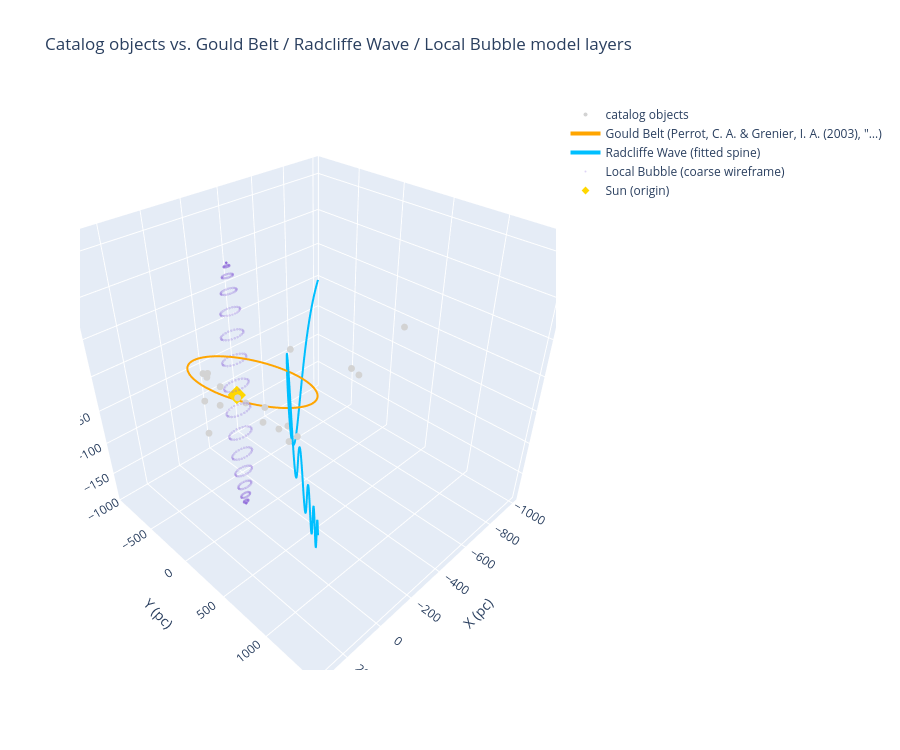

Notebook cell for this chart:
### Markdown cell above
## 4. Compare against the scientific model layers

Overlay the Gould Belt (tilted ellipse/annulus), the Radcliffe Wave (fitted
spine polyline), and the Local Bubble (simplified ellipsoid, coarse wireframe —
its full Euler-angle orientation is not reproduced here, this is a diagnostic
approximation only) on the same axes as the catalog objects, so the two kinds
of large-scale interpretation can be visually compared against the same
physical dataset (spec Idea.md §49's acceptance criterion) without moving any
catalog object by hand.

### Code cell
def gould_belt_ellipse_points(model, n=200):
    t = np.linspace(0, 2 * np.pi, n)
    x0 = model.major_radius_pc * np.cos(t)
    y0 = model.minor_radius_pc * np.sin(t)
    incl = np.radians(model.inclination_deg)
    x1, y1, z1 = x0, y0 * np.cos(incl), y0 * np.sin(incl)
    orient = np.radians(model.orientation_deg)
    x2 = x1 * np.cos(orient) - y1 * np.sin(orient)
    y2 = x1 * np.sin(orient) + y1 * np.cos(orient)
    z2 = z1
    return (
        x2 + model.center.x_pc,
        y2 + model.center.y_pc,
        z2 + model.center.z_pc,
    )


def local_bubble_wireframe_points(model, n_theta=16, n_phi=24):
    theta = np.linspace(0, np.pi, n_theta)
    phi = np.linspace(0, 2 * np.pi, n_phi)
    theta, phi = np.meshgrid(theta, phi)
    a, b, c = model.semi_axes_pc.a_pc, model.semi_axes_pc.b_pc, model.semi_axes_pc.c_pc
    x = a * np.sin(theta) * np.cos(phi) + model.center_pc.x_pc
    y = b * np.sin(theta) * np.sin(phi) + model.center_pc.y_pc
    z = c * np.cos(theta) + model.center_pc.z_pc
    return x.ravel(), y.ravel(), z.ravel()


gx, gy, gz = gould_belt_ellipse_points(gould_belt)
lx, ly, lz = local_bubble_wireframe_points(local_bubble)
rx = [p.x_pc for p in radcliffe_wave.points]
ry = [p.y_pc for p in radcliffe_wave.points]
rz = [p.z_pc for p in radcliffe_wave.points]

fig2 = go.Figure()
fig2.add_trace(go.Scatter3d(
    x=df["x_pc"], y=df["y_pc"], z=df["z_pc"],
    mode="markers", marker=dict(size=4, color="lightgray"),
    text=df["name"], name="catalog objects",
))
fig2.add_trace(go.Scatter3d(
    x=gx, y=gy, z=gz, mode="lines",
    line=dict(color="orange", width=4), name=f"Gould Belt ({gould_belt.source.reference[:40]}…)",
))
fig2.add_trace(go.Scatter3d(
    x=rx, y=ry, z=rz, mode="lines",
    line=dict(color="deepskyblue", width=4), name="Radcliffe Wave (fitted spine)",
))
fig2.add_trace(go.Scatter3d(
    x=lx, y=ly, z=lz, mode="markers",
    marker=dict(size=1.5, color="mediumpurple", opacity=0.3), name="Local Bubble (coarse wireframe)",
))
fig2.add_trace(go.Scatter3d(
    x=[0], y=[0], z=[0], mode="markers",
    marker=dict(size=6, color="gold", symbol="diamond"), name="Sun (origin)",
))
fig2.update_layout(
    title="Catalog objects vs. Gould Belt / Radcliffe Wave / Local Bubble model layers",
    scene=dict(xaxis_title="X (pc)", yaxis_title="Y (pc)", zaxis_title="Z (pc)"),
    height=750,
)
fig2.show()

### Figure 1 — Plotly figure (JSON) as saved in the notebook; plotly's stock layout.template omitted (floating-point values rounded to 4 significant figures; data arrays with more than 128 entries replaced by an {"elided": "..."} marker saying what was removed)
{"data": [{"marker": {"color": "lightgray", "size": 4}, "mode": "markers", "name": "catalog objects", "text": ["Sun", "Local Bubble", "Hyades", "Scorpius-Centaurus Association", "Pleiades", "Ophiuchus / Rho Ophiuchi Molecular Cloud", "Taurus Molecular Cloud", "Lupus Molecular Cloud", "Pipe Nebula", "Chamaeleon Molecular Cloud", "Perseus Molecular Cloud", "Vela Supernova Remnant", "Perseus OB2", "Orion OB1", "Vela OB2", "Cepheus Flare", "Orion Molecular Cloud Complex", "Cepheus OB3", "Cepheus OB2", "Cepheus OB4"], "type": "scatter3d", "x": [0.0, 10.2, -44.31, 125.6, -120.4, 132.3, -141.6, 135.3, 162.3, 93.53, -241.7, -32.87, -286.8, -297.5, -43.58, -157.1, -373.9, -295.5, -185.4, -475.4], "y": [0.0, 33.6, 0.2877, -19.02, 28.99, -15.77, 16.13, -51.94, 4.167, -179.7, 91.32, -290.8, 108.7, -151.0, -345.0, 308.9, -185.6, 759.4, 863.9, 885.6], "z": [0.0, 3.728e-14, -17.12, 43.67, -54.14, 39.71, -36.06, 42.38, 14.33, -55.41, -97.11, -14.25, -94.59, -105.8, -47.11, 61.32, -115.0, 42.48, 71.66, 88.28]}, {"line": {"color": "orange", "width": 4}, "mode": "lines", "name": "Gould Belt (Perrot, C. A. & Grenier, I. A. (2003), \"…)", "type": "scatter3d", "x": {"elided": "200 float values"}, "y": {"elided": "200 float values"}, "z": {"elided": "200 float values"}}, {"line": {"color": "deepskyblue", "width": 4}, "mode": "lines", "name": "Radcliffe Wave (fitted spine)", "type": "scatter3d", "x": {"elided": "1500 float values"}, "y": {"elided": "1500 float values"}, "z": {"elided": "1500 float values"}}, {"marker": {"color": "mediumpurple", "opacity": 0.3, "size": 1.5}, "mode": "markers", "name": "Local Bubble (coarse wireframe)", "type": "scatter3d", "x": {"elided": "384 float values"}, "y": {"elided": "384 float values"}, "z": {"elided": "384 float values"}}, {"marker": {"color": "gold", "size": 6, "symbol": "diamond"}, "mode": "markers", "name": "Sun (origin)", "type": "scatter3d", "x": [0], "y": [0], "z": [0]}], "layout": {"height": 750, "scene": {"xaxis": {"title": {"text": "X (pc)"}}, "yaxis": {"title": {"text": "Y (pc)"}}, "zaxis": {"title": {"text": "Z (pc)"}}}, "title": {"text": "Catalog objects vs. Gould Belt / Radcliffe Wave / Local Bubble model layers"}}}
